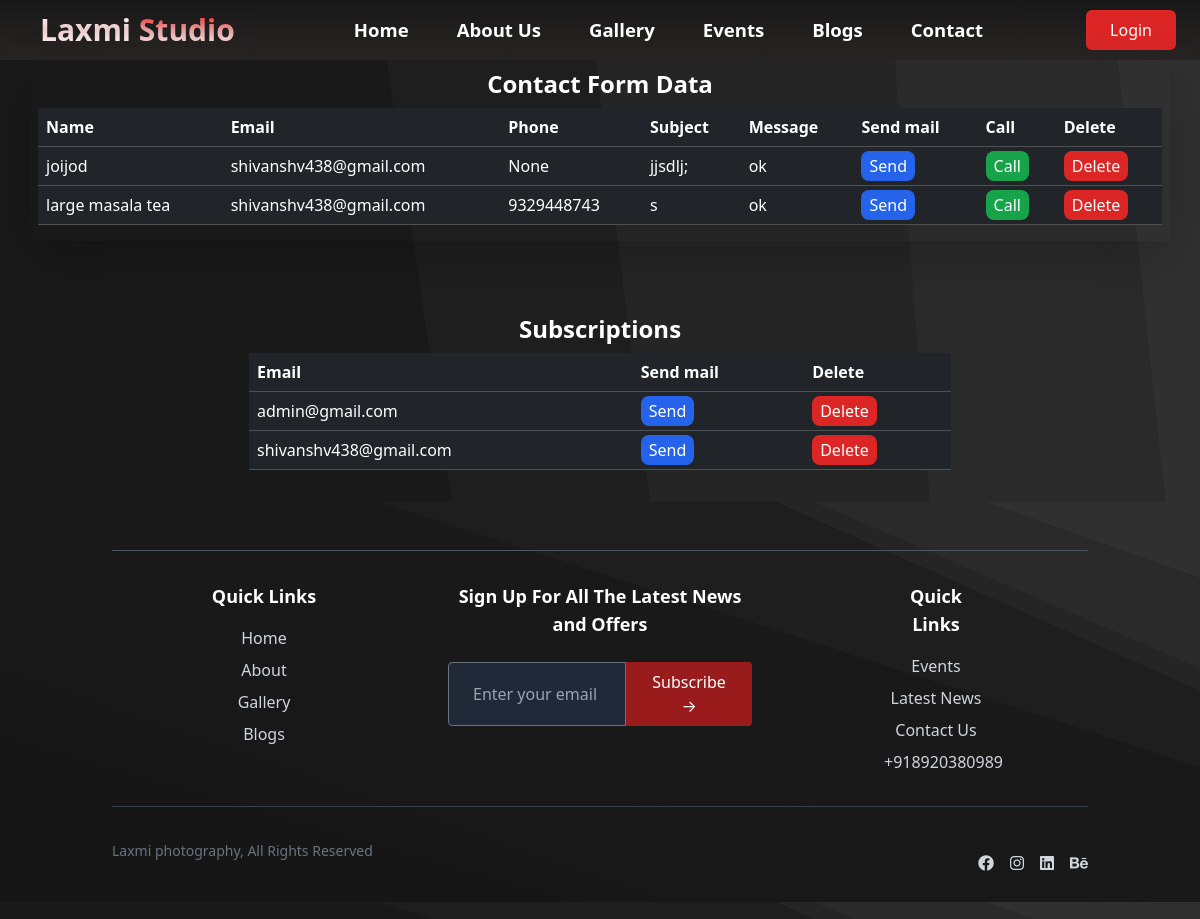
Page /adminProfile on the earlier database version.
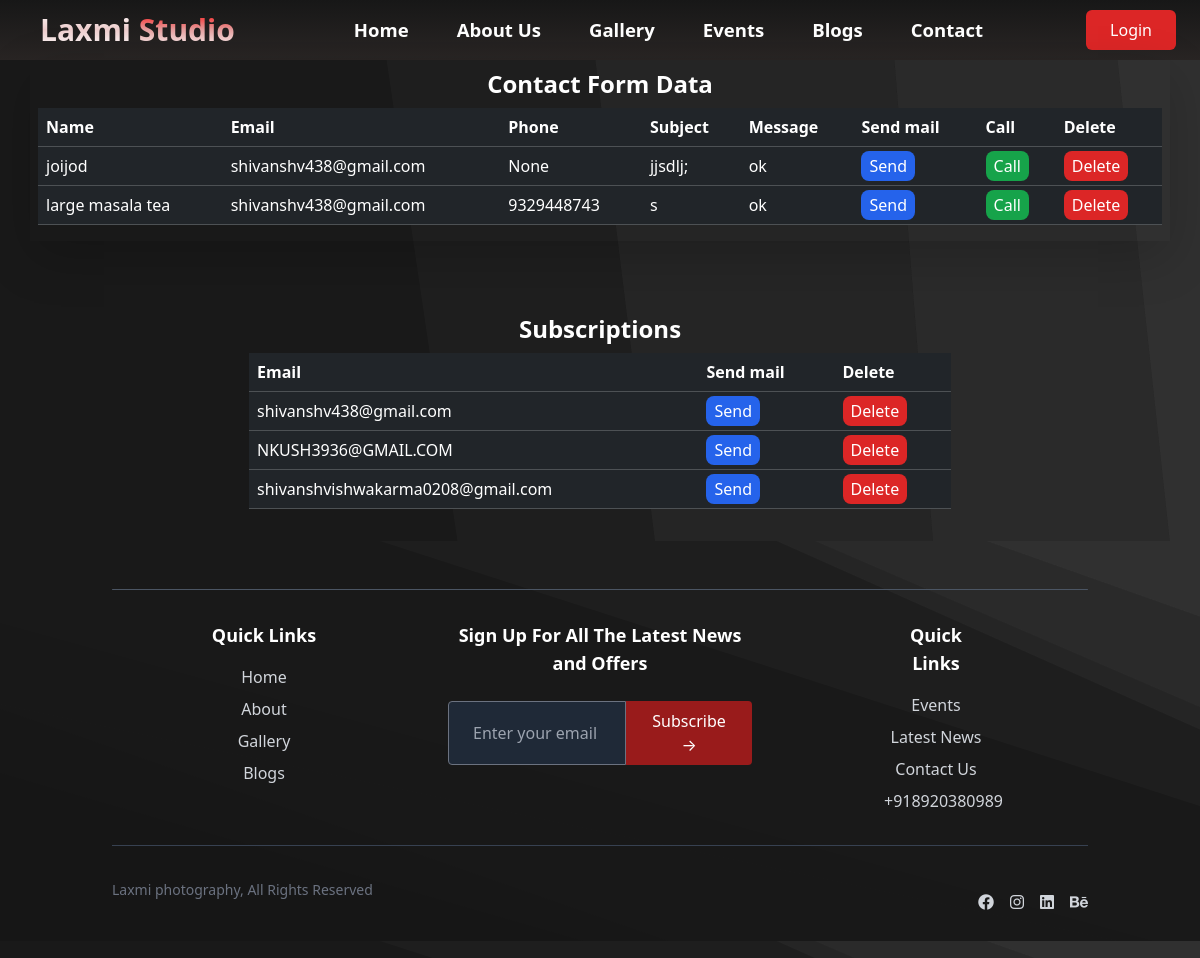
Same page on the later database version.
### app/models.py (models this page shows, shortened)
class ContactForm(models.Model):
    name = models.CharField(max_length=300)
    email = models.EmailField()
    subject = models.CharField(max_length=300)
    phone = models.IntegerField(null=True)
    message = models.TextField(max_length=300)

class Subscription(models.Model):
    email = models.EmailField()
    created_at = models.DateTimeField(auto_now_add=True)

### app/views.py (the view)
# urls.py: path('adminProfile',v.AdminView,name='adminProfile'),
def AdminView(request):
    contact = ContactForm.objects.all()
    subs = Subscription.objects.all()
    return render(request,'admin.html',{'con':contact,'subs':subs})

### app/templates/admin.html (shortened to what this page needs)
<link href="https://cdn.jsdelivr.net/npm/bootstrap@5.3.3/dist/css/bootstrap.min.css" rel="stylesheet">
{% extends "NavbarandFooter.html" %}
{% block content %}
<div class="about flex gap-12 justify-center w-[100%] flex-wrap">
    <div class="shadow-lg md:w-[95%] w-[500px]  overflow-auto table1 px-2">
        <h1 class="text-white text-2xl py-2 text-center font-bold"> Contact Form Data</h1>
        <table class="table table-dark table-hover">
            <thead>
                <tr>
                    <th scope="col">Name</th>
                    <th scope="col">Email</th>
                    <th scope="col">Phone</th>
                    <th scope="col">Subject</th>
                    <th scope="col">Message</th>
                    <th scope="col">Send mail</th>
                    <th scope="col">Call</th>
                    <th scope="col">Delete</th>
                </tr>
            </thead>
            <tbody>
                {% for i in con %}
                <tr>
                    <td>{{i.name}}</td>
                    <td>{{i.email}}</td>
                    <td>{{i.phone}}</td>
                    <td>{{i.subject}}</td>
                    <td>{{i.message}}</td>
                    <td><a href="mailto:{{ i.email }}" class="bg-blue-600 px-2 py-1 rounded-lg">Send</a></td>
                    <td><a href="tel:{{ i.phone }}"  class="bg-green-600 px-2 py-1 rounded-lg">Call</a>
                    </td>
                    <td><a href="{% url 'contactForm' i.id %}" class="bg-red-600 px-2 py-1 rounded-lg">Delete</a></td>
                </tr>
                {% endfor %}
            </tbody>
        </table>
    </div>
    <div class=" w-[750px] overflow-auto px-4 py-3">
        <h1 class="text-white text-2xl py-2 text-center font-bold">Subscriptions</h1>
        <table class="table table-dark table-hover rounded">
            <thead>
                <tr>
                    <th scope="col">Email</th>
                    <th scope="col" >Send mail</th>
                    <th scope="col">Delete</th>
                </tr>
            </thead>
            <tbody>
                {% for i in subs %}
                <tr>
                    <td>{{ i.email }}</td>
                    <td><a href="mailto:{{ i.email }}" class="bg-blue-600 px-2 py-1 rounded-lg">Send</a></td>
                    <td><a href="{% url 'subs' i.id %}" class="bg-red-600 px-2 py-1 rounded-lg">Delete</a></td>
                </tr>
                {% endfor %}
            </tbody>
        </table>
    </div>
</div>
{% endblock content %}

Differences in the rows shown:
removed Subscription: email "admin@gmail.com"
added Subscription: email "NKUSH3936@GMAIL.COM"
added Subscription: email "shivanshvishwakarma0208@gmail.com"
